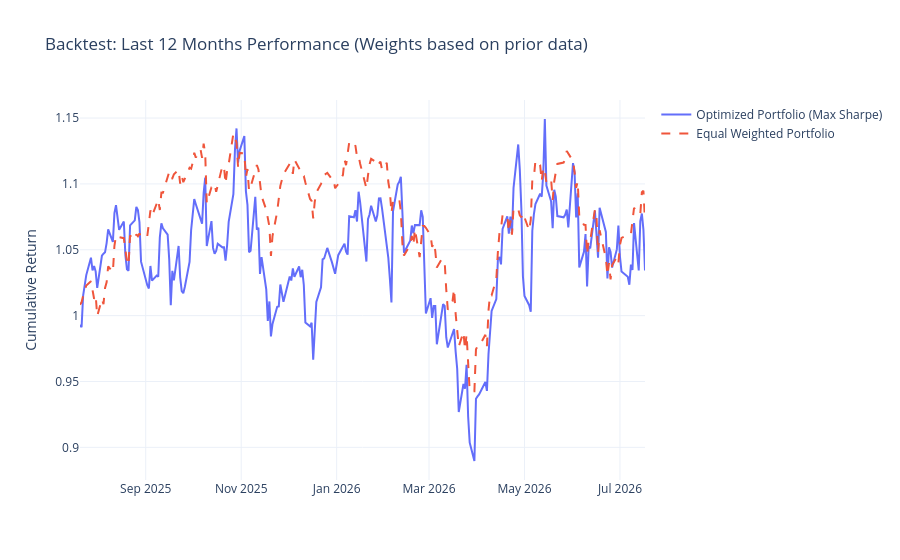

The cell this chart's notebook holds for it:
### Markdown cell above
## 7. Backtesting the Optimization Logic
To see if these insights are actually useful, we'll perform an "Out-of-Sample" test. 
1. **Training Period**: We'll calculate the optimal weights using data up until 1 year ago.
2. **Testing Period**: We'll then see how those specific weights would have performed over the *last* 12 months compared to an equal-weighted portfolio.

### Code cell
# 1. Split data into "In-Sample" (Training) and "Out-of-Sample" (Testing)
# We'll use everything up to 1 year ago to find our weights
test_cutoff = prices.index.max() - pd.DateOffset(years=1)
train_prices = prices[prices.index <= test_cutoff]
test_prices = prices[prices.index > test_cutoff]

# 2. Calculate Statistics for the Training Period
train_returns = train_prices.pct_change().dropna()
train_ann_ret = train_returns.mean() * 252
train_cov = train_returns.cov() * 252

# 3. Find Weights (In-Sample)
args_train = (train_ann_ret, train_cov)
res_ms_train = minimize(neg_sharpe_ratio, num_assets * [1./num_assets], args=args_train,
                        method='SLSQP', bounds=bounds, constraints=constraints)

weights_bt = res_ms_train.x

# 4. Compare Performance in the Testing Period (Last 12 Months)
test_returns = test_prices.pct_change().dropna()
portfolio_test_returns = (test_returns * weights_bt).sum(axis=1)
equal_weight_returns = test_returns.mean(axis=1)

# Cumulative Returns
cum_opt = (1 + portfolio_test_returns).cumprod()
cum_eq = (1 + equal_weight_returns).cumprod()

# 5. Visualize
fig_bt = go.Figure()
fig_bt.add_trace(go.Scatter(x=cum_opt.index, y=cum_opt, name='Optimized Portfolio (Max Sharpe)'))
fig_bt.add_trace(go.Scatter(x=cum_eq.index, y=cum_eq, name='Equal Weighted Portfolio', line=dict(dash='dash')))

fig_bt.update_layout(title='Backtest: Last 12 Months Performance (Weights based on prior data)',
                   yaxis_title='Cumulative Return', template='plotly_white')
fig_bt.show()

print(f"Final Return - Optimized: {cum_opt.iloc[-1]:.2f}x")
print(f"Final Return - Equal Weight: {cum_eq.iloc[-1]:.2f}x")

### Figure 1 — Plotly figure (JSON) as saved in the notebook; plotly's stock layout.template omitted (floating-point values rounded to 4 significant figures; data arrays with more than 128 entries replaced by an {"elided": "..."} marker saying what was removed)
{"data": [{"name": "Optimized Portfolio (Max Sharpe)", "type": "scatter", "x": {"elided": "250 str values"}, "y": {"elided": "250 float values"}}, {"line": {"dash": "dash"}, "name": "Equal Weighted Portfolio", "type": "scatter", "x": {"elided": "250 str values"}, "y": {"elided": "250 float values"}}], "layout": {"title": {"text": "Backtest: Last 12 Months Performance (Weights based on prior data)"}, "yaxis": {"title": {"text": "Cumulative Return"}}}}
